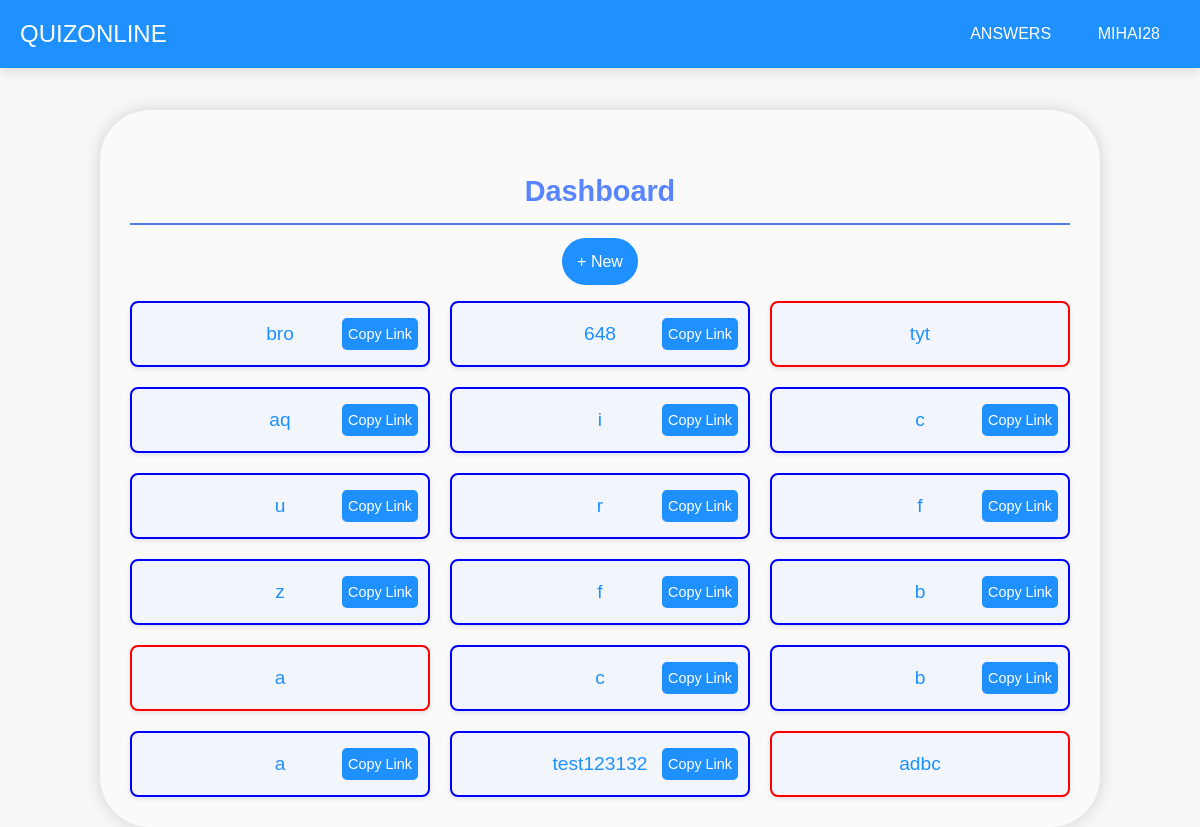
The page /dashboard (signed in) on the database its author committed.
### app.py (models this page shows)
class User(db.Model):
    id = db.Column(db.Integer, primary_key=True)
    username = db.Column(db.String(80), unique=True, nullable=False)
    email = db.Column(db.String(120), unique=True, nullable=False)
    password = db.Column(db.String(200), nullable=False)
    polls = db.relationship('Poll', backref='creator', lazy=True)

class Poll(db.Model):
    id = db.Column(db.String(36), primary_key=True)
    title = db.Column(db.String(200), nullable=False)
    creator_id = db.Column(db.Integer, db.ForeignKey('user.id'), nullable=False)
    is_private = db.Column(db.Boolean, default=False)
    is_active = db.Column(db.Boolean, default=True)
    options = db.relationship('Option', backref='poll', lazy=True)
    access = db.relationship('PollAccess', backref='poll', lazy=True)

### app.py (the view)
@app.route('/dashboard')
def dashboard():
    if 'username' not in session:
        return redirect(url_for('login'))
    user = User.query.filter_by(username=session['username']).first()
    polls = Poll.query.filter_by(creator_id=user.id).all()
    return render_template('dashboard.html', polls=polls)

### templates/dashboard.html (shortened to what this page needs)
<!DOCTYPE html>
<html lang="en">
<head>
</head>
<body>
    <header>
        <div class="logo">QuizOnline</div>
        <div class="header-btns">
        <a class="dropdown-button" href="/user_results">Answers</a>
        <div class="dropdown">
            <div class="dropdown-button">{{ session.username }}</div>
        </div>
            </div>
    </header>
    <div class="content-wrapper">
        <div class="content">
            <h2 style="border-bottom: 2px solid #527de8; padding: 15px; margin-bottom: 28px; color: #5885ff;">Dashboard</h2>
            <a class="new-poll" href="/create_poll">+ New</a>
            <ul class="poll-list">
                {% for poll in polls | reverse %}
                {% if poll.is_active %}
                    <li style="border: 2px solid blue;" class="poll-item">
                        <a class="poll-title" href="/poll/{{ poll.id }}"> {{ poll.title }} </a>
                        <button class="share-button" onclick="copyToClipboard('/poll/{{ poll.id }}')">Copy Link</button>
                    </li>
                {% else %}
                    <li style="border: 2px solid red;" class="poll-item">
                        <a class="poll-title" href="/poll/{{ poll.id }}"> {{ poll.title }} </a>
                    </li>
                {% endif %}
                {% endfor %}
            </ul>
        </div>
    </div>
</body>
</html>

### templates/dashboard.html (style rules this page uses)
* { margin: 0; padding: 0; box-sizing: border-box; }
body { font-family: 'Arial', sans-serif; background: #f7f7f7; color: #333; display: flex; flex-direction: column; height: 100vh; padding-top: 60px; }
header { width: 100%; background-color: #1E90FF; padding: 15px 0; position: fixed; top: 0; left: 0; z-index: 100; box-shadow: 0 4px 10px rgba(0, 0, 0, 0.1); display: flex; justify-content: space-between; align-items: center; font-size: 1.5rem; color: white; text-transform: uppercase; }
header .logo { margin-left: 20px; }
.dropdown { position: relative; display: inline-block; margin-right: 20px; }
.dropdown-button { cursor: pointer; padding: 10px 20px; font-size: 1rem; border-radius: 30px; transition: background 0.3s ease, transform 0.3s ease; text-decoration: none; color: #fff; }
.content-wrapper { display: flex; align-items: center; flex-direction: column; height: 100%; padding-top: 50px; }
.content { width: 100%; padding: 30px; max-width: 1000px; text-align: center; background-color: #fafafa; border-radius: 50px; box-shadow: 0 0 15px #d0d0d0; }
h2 { font-size: 1.8rem; color: #555; margin-top: 20px; }
.poll-list { list-style-type: none; padding: 0; margin-top: 30px; display: grid; grid-template-columns: repeat(auto-fill, minmax(300px, 1fr)); gap: 20px; justify-content: center; width: 100%; }
.poll-item { background: #f2f6fc; padding: 20px; border-radius: 8px; box-shadow: 0 2px 5px rgba(0, 0, 0, 0.1); transition: background 0.3s ease; text-align: center; position: relative; display: flex; justify-content: center; align-content: center; }
.poll-item a { font-size: 1.2rem; color: #1E90FF; text-decoration: none; display: block; transition: color 0.3s ease; }
.poll-item a { width: 15rem; }
.share-button { position: absolute; bottom: 10px; right: 10px; background: #1E90FF; color: white; padding: 8px 6px; border-radius: 5px; cursor: pointer; font-size: 0.9rem; transition: all 0.1s; border: none; text-decoration: none; margin-bottom: 5px; }
.new-poll { color:white; text-decoration: none; padding: 15px; background-color: #1E90FF; border-radius: 25px; transition: 0.3s; margin-top: 15px; }

### rows shown on the page
User: username "MIHAI28"
Poll: title "bro"
Poll: title "648"
Poll: title "tyt"
Poll: title "aq"
Poll: title "i"
Poll: title "c"
Poll: title "u"
Poll: title "r"
Poll: title "f"
Poll: title "z"
Poll: title "f"
Poll: title "b"
Poll: title "a"
Poll: title "c"
Poll: title "b"
Poll: title "a"
Poll: title "test123132"
Poll: title "adbc"
